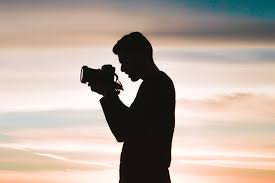
#> input picture Practice/Photos/camera.jpeg, 275 x 183 px, given in place of the camera
$ python detect.py
#> lines starting #> are read from the running program, lines starting #| are printed output that depends on the picture; after the words box and inside, x2 and y2 are one past the last pixel; in counts of white or black regions, pixels touching at a corner belong together
### util.py
import numpy as np
import cv2 as cv
import os

# The function gets the colour ranges for inputed colours
# The function also deals with the colour such as red that 'wrap' around the HSV colour wheel
def get_limits(hsv_colour, error=20) :

    # Setting initial parameters for hsv
    h = hsv_colour[0]
    s = hsv_colour[1]
    v = hsv_colour[2]
    s_lower = 100
    s_upper = 255
    v_lower = 100
    v_upper = 255

    # The case for which the colour is black
    if h == 0:
        lowerLimit = 0, 0, 0
        upperLimit = 180, 60, 80

        lower = np.array(lowerLimit, dtype=np.uint8)
        upper = np.array(upperLimit, dtype=np.uint8)

        return [(lower, upper)]

    # The case for which the colour is red/orange
    if h < 10:
        lowerLimit1 = 0, s_lower, v_lower
        upperLimit1 = h + 10, s_upper, v_upper
        lowerLimit2 = 179 - (10 - h), s_lower, v_lower
        upperLimit2 = 179, s_upper, v_upper

        lower1 = np.array(lowerLimit1, dtype=np.uint8)
        upper1 = np.array(upperLimit1, dtype=np.uint8)
        lower2 = np.array(lowerLimit2, dtype=np.uint8)
        upper2 = np.array(upperLimit2, dtype=np.uint8)

        return [(lower1, upper1), (lower2, upper2)]

    # The case for which the colour is pink/purple
    if (h > 169):
        lowerLimit1 = h - 10, s_lower, v_lower
        upperLimit1 = 179, s_upper, v_upper
        lowerLimit2 = 0, s_lower, v_lower
        upperLimit2 =  (h + 10) - 179, s_upper, v_upper

        lower1 = np.array(lowerLimit1, dtype=np.uint8)
        upper1 = np.array(upperLimit1, dtype=np.uint8)
        lower2 = np.array(lowerLimit2, dtype=np.uint8)
        upper2 = np.array(upperLimit2, dtype=np.uint8)

        return [(lower1, upper1), (lower2, upper2)]

    # Handles every other colour in HSL colour wheel
    if (h == 30):
        lowerLimit1 = 15, 40, 100
        upperLimit1 = 35, 255, 255
        lower1 = np.array(lowerLimit1, dtype=np.uint8)
        upper1 = np.array(upperLimit1, dtype=np.uint8)
        return [(lower1, upper1)]
    else:
        lowerLimit = max(h - error, 0), s_lower, v_lower
        upperLimit = min(h + error, 179), s_upper, v_upper

        lowerLimit = np.array(lowerLimit, dtype=np.uint8)
        upperLimit = np.array(upperLimit, dtype=np.uint8)
        return [(lowerLimit, upperLimit)]

# This function gets the largest contours extracted from camera view
# [5 lines left out: function get_largest_contour, not called in this run]

### detect.py
import cv2 as cv
from PIL import Image
import numpy as np

from util import get_limits

def get_mask(img, range, kernel):
    mask = None
    for lower, upper in range:
        partial_mask = cv.inRange(img, lower, upper)
        if mask is None:
            mask = partial_mask
        else:
            mask = cv.bitwise_or(mask, partial_mask)
    mask = cv.dilate(mask, kernel)
    return mask

# PIL
def colour_detect_test(img, mask, label, colour):
    mask_ = Image.fromarray(mask)
    colour = hsv_to_bgr(colour)
    bbox = mask_.getbbox()
    if bbox is not None:
        x, y, w, h = bbox
        img = cv.rectangle(img, (x, y), (w, h), colour, 5)
        cv.putText(img, label, (x, y), cv.FONT_HERSHEY_COMPLEX_SMALL, 1.0, colour)

def draw_boundary_boxes(img, mask, label, colour):
    colour = hsv_to_bgr(colour)
    for i in range(len(mask)):
        contours, hierarchy = cv.findContours(mask, cv.RETR_TREE, cv.CHAIN_APPROX_SIMPLE)
        if len(contours) != 0:
            for contour in contours:
                area = cv.contourArea(contour)
                if(area > 500):
                    x, y, w, h = cv.boundingRect(contour)
                    cv.rectangle(img, (x,y), (x + w, y + h), colour, 2)
                    cv.putText(img, label, (x,y), cv.FONT_HERSHEY_COMPLEX_SMALL, 1.0, colour)

def mask(blue, yellow, green, red, purple):
    # bitwise or operation
    combined  = blue | yellow | green | red | purple
    return combined
video = cv.VideoCapture(0)

video.set(cv.CAP_PROP_FRAME_WIDTH, 640)
video.set(cv.CAP_PROP_FRAME_HEIGHT, 480)
video.set(cv.CAP_PROP_FPS, 30)


def hsv_to_bgr(colour):
    hsv_np = np.uint8([[colour]])
    bgr_np = cv.cvtColor(hsv_np, cv.COLOR_HSV2BGR)
    return tuple(int(x) for x in bgr_np[0][0])

# This is in HSV
blue = [110, 160, 180]
yellow = [30, 255, 255]
red = [0, 255, 255]
purple = [150, 255, 128]
green = [60, 255, 255]

# Might need this idk
BLUE = 0
YELLOW = 1
RED = 2
PURPLE = 3
GREEN = 4

while True:

    _, img = video.read()
#> img is the input picture: shape (183, 275, 3); mean B, G, R 157.2, 167, 181.7
    img = cv.GaussianBlur(img, (13, 13), 0)
    hsv_img = cv.cvtColor(img, cv.COLOR_BGR2HSV)
#> hsv_img: shape (183, 275, 3); mean H, S, V 19.1, 46.5, 184

    # BLUE and YELLOW are for road lines
    # RED and PURPLE obstacle detection draw rectangles maybe
    # GREEN is the end

    kernel = np.ones((5,5), "uint8")

    blue_range = get_limits(blue)
    yellow_range = get_limits(yellow)
    red_range = get_limits(red)
    purple_range = get_limits(purple)
    green_range = get_limits(green)

    mask_blue = get_mask(hsv_img, blue_range, kernel)
#> the loop in get_mask, `for lower, upper in range:` made 1 pass
#> pass 1, in get_mask, `partial_mask = cv.inRange(img, lower, upper)`:
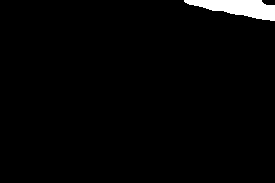
#> partial_mask: shape (183, 275); 2.2% white; 1 white region, box (x1, y1, x2, y2) and area: (184, 0, 275, 21) 1117
#> in get_mask, `mask = cv.dilate(mask, kernel)`: mask: shape (183, 275); 2.7% white; 1 white region, box (x1, y1, x2, y2) and area: (182, 0, 275, 23) 1377
    mask_yellow = get_mask(hsv_img, yellow_range, kernel)
#> in get_mask (call 2), `mask = cv.dilate(mask, kernel)`: mask: shape (183, 275); 6% white; 5 white regions, box (x1, y1, x2, y2) and area: (0, 147, 63, 174) 1355, (223, 118, 275, 140) 902, (238, 39, 275, 51) 338, (257, 61, 275, 86) 277, (256, 167, 275, 177) 161
    mask_red = get_mask(hsv_img, red_range, kernel)
#> the loop in get_mask (call 3), `for lower, upper in range:` made 1 pass
#> pass 1, in get_mask (call 3), `partial_mask = cv.inRange(img, lower, upper)`:
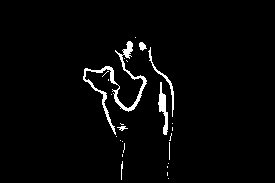
#> partial_mask: shape (183, 275); 2.7% white; 26 white regions (20 under 20 px), largest, box (x1, y1, x2, y2) and area: (83, 41, 147, 135) 799, (158, 82, 168, 135) 239, (148, 47, 174, 117) 166, (139, 42, 147, 51) 46, (117, 126, 128, 131) 27, (121, 161, 123, 180) 24
#> in get_mask (call 3), `mask = cv.dilate(mask, kernel)`:
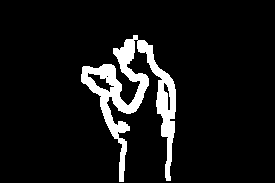
#> mask: shape (183, 275); 8.3% white; 1 white region, box (x1, y1, x2, y2) and area: (81, 35, 176, 182) 4186
    mask_purple = get_mask(hsv_img, purple_range, kernel)
    mask_green = get_mask(hsv_img, green_range, kernel)

    colour_masks = [
        {"mask": mask_blue, "label": "blue", "colour": blue},
        {"mask": mask_yellow, "label": "yellow", "colour": yellow},
        {"mask": mask_red, "label": "red", "colour": red},
        {"mask": mask_purple, "label": "purple", "colour": purple},
        {"mask": mask_green, "label": "green", "colour": green},
    ]

    # Uses PIL
    for entry in colour_masks:
        colour_detect_test(img, entry["mask"], entry["label"], entry["colour"])
#> this loop made 5 passes
#> (colour in colour_detect_test, x in colour_detect_test, y in colour_detect_test, w in colour_detect_test, h in colour_detect_test) on passes 1 to 3: ((180, 105, 67), 182, 0, 275, 23), ((0, 255, 255), 0, 39, 275, 177), ((0, 0, 255), 81, 35, 176, 182)
#> colour in colour_detect_test on passes 4 to 5: (128, 0, 128), (0, 255, 0)
#> pass 2, in colour_detect_test (call 2), `img = cv.rectangle(img, (x, y), (w, h), colour, 5)`:
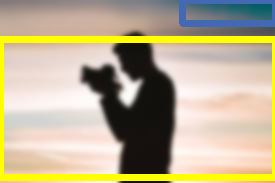
#> img: shape (183, 275, 3); mean B, G, R 144.6, 175.2, 187.1
#> pass 3, in colour_detect_test (call 3), `img = cv.rectangle(img, (x, y), (w, h), colour, 5)`:
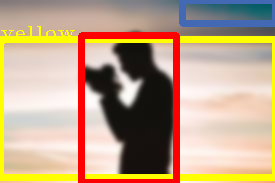
#> img: shape (183, 275, 3); 6.43% of pixels changed, all inside (x1, y1, x2, y2) = (1, 26, 180, 183)
#> after the loop:
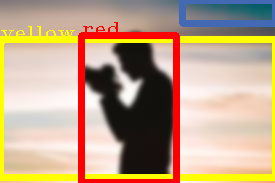
#> img: shape (183, 275, 3); 0.17% of pixels changed, all inside (x1, y1, x2, y2) = (83, 22, 118, 32)

    # Uses contours
    # for entry in colour_masks:
    #     draw_boundary_boxes(img, entry["mask"], entry["label"], entry["colour"])

    master_mask = mask(mask_blue, mask_yellow, mask_red, mask_purple, mask_green)
#> in mask, `combined  = blue | yellow | green | red | purple`:
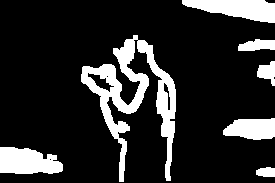
#> combined: shape (183, 275); 17.1% white; 7 white regions, largest, box (x1, y1, x2, y2) and area: (81, 35, 176, 182) 4186, (182, 0, 275, 23) 1377, (0, 147, 63, 174) 1355
    # res = cv.bitwise_and(img, img, mask =master_mask)
    # contours, hierarchy = cv.findContours(mask_red, cv.RETR_EXTERNAL, cv.CHAIN_APPROX_SIMPLE)

    cv.imshow("mask", master_mask)
    cv.imshow("webcam", img)

    if cv.waitKey(1) & 0xFF == ord('q'):
#> (key q is pressed here)
        break

video.release()
cv.destroyAllWindows()
